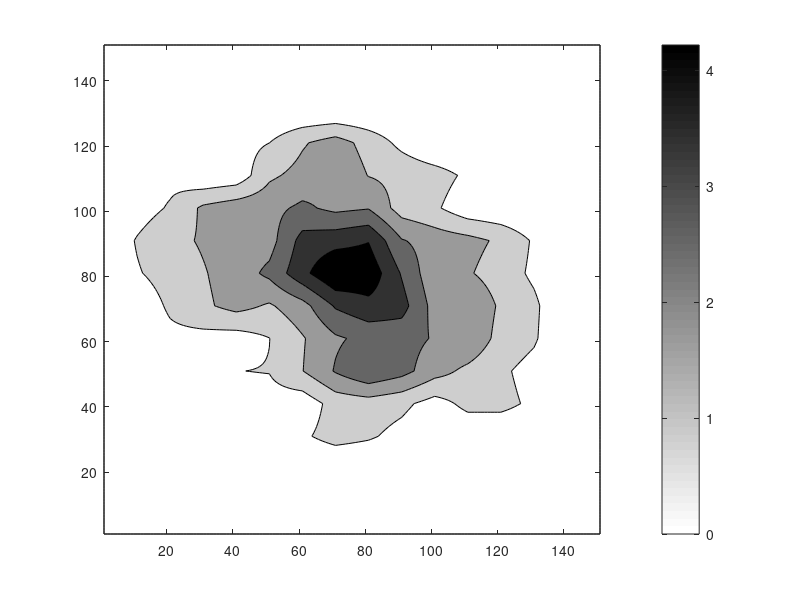
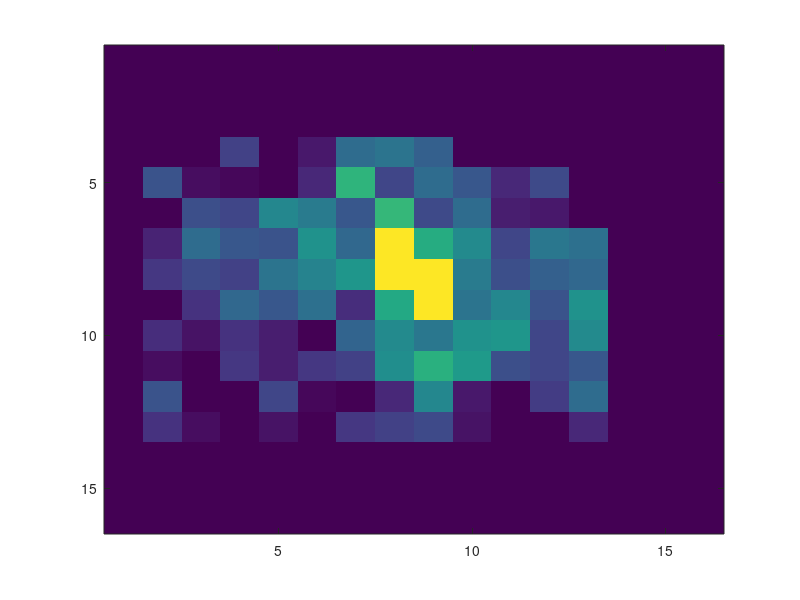

MATLAB code for these plots, in order:
% THIS FILE CAN BE DELETED ONCE I'M GONE
% THANKS, STEVEN POELZING

z=[ 10	5.2632	5.4545	3.9548	3.3981	3.125 	2.2124	2.2523	5.5	   4.1885	7.1429	4.8077	7.1429	9.8361	18.1818	39.1304
5.1724	7.4713	3.8793	1.9011	2.5   	2.1277	2.9032	2.0833	2.6415	4.5455	3.1579	3.2787	5.6911	6.5574	25	25.641
7.2464	4.4118	2.5237	2.0179	3.5714	2.75  	2.7701	2.7607	3.6232	6.6667	2.2113	4.1667	9.0395	5	26.4706	9.0909
6.6667	2.952	   1.1682	3.1621	1.5009	2.4209	4.1002	4.2683	3.8462	4.1139	3.4921	4.5714	3.3445	6.1404	8.8889	16.2162
2.2989	3.9164	2.214 	2.1242	1.9262	2.7322	5.8696	3.2967	4.0625	3.6111	2.6608	3.3755	5	6.8493	14.2857	25.7143
2.8497	1.4257	3.4662	3.3088	4.7619	4.4643	3.6058	6.0109	3.3505	4.0724	2.4818	2.381	      4.5918	6.1538	21.875	12.1951
2.2785	2.6071	4.1045	3.6559	3.5629	5.0239	4	      2.451	   5.6931	4.845	   3.2407	4.4073	4.2184	6.015	26.087	17.1429
2.2779	2.9528	3.3755	5.5416	5.9113	4.7146	5.1852	3.7383	2.0747	4.4444	3.47  	3.8217	4.0404	9.0164	21.6216	26.6667
2.0202	1.9565	2.934 	3.99	   3.6855	4.2411	2.8302	5.5856	3.3457	4.3152	4.7794	3.5581	5.0802	9.9237	14.2857	29.5455
2.5714	2.75  	2.3095	2.8509	2.537 	2.0183	3.9384	4.8822	4.4037	5.0302	5.1064	3.2538	4.886	9.0909	15.625	25.641
4.2345	2.2167	3.2751	3  	   2.5455	2.9463	3.1359	4.9123	5.7613	5.2632	3.4934	3.3097	3.6474	6.7308	31.25	24.3243
2.349	   3.5813   1.8672	1.8904	3.268 	2.1776	2.0548	2.7273	4.7423	2.4	   1.1029	3.1196	4.0816	11.3636	29.0323	18.9189
3.4014	2.8653	2.2124	1.2987	2.2928	1.7742	2.9466	3.1847	3.3932	2.3077	1.7378	1.4019	2.6738	10	23.2558	17.1429
5.7778	5.5	   2.3499	3.125 	2.5751	2.0522	2.8866	2.1186	2.193	   0.77071	1.6556	2.7125	3.5599	8.8235	20.5882	24.4444
5.1813	3.7931	2.7491	1.8809	3.5623	2.2869	1.7647	2.011 	3.0593	1.3889	2.0093	1.7613	3.8298	4.1096	14.2857	17.5
8.4034	2.4691	4.5685	3.2389	4.947		1.3333	1.7241	1.3187	1.8145	1.1494	1.4493	3.1941	5.1282	16	30.4348	15.1515
];
%z1=z;
z=z-2;
z(find(z<0))=0;
z=z-min(min(z));
z(:,14:16)=0;
z(1:3,:)=0;
z(14:16,:)=0;
z(:,1)=0;
z(4,10:12)=0;
z(4:6,13)=0;
z(8,9)=mean([z(8,10),z(9,9),z(8,8),z(8,9),6]);
z(7,8)=6;
z(9,9)=6;
z(8,9)=6;
z(8,5)=2.3;
z(8,4)=1.2;
z(5,2)=1.5;
z(4,2)=0;
z(8,8)=6;
z(11,3)=0;
z1=conv2(z,1/3*ones(1,3),'same');
[x1,y1]=size(z);
[X Y]=meshgrid(1:y1,1:x1);
[xi,yi]=meshgrid(1:(1/10):y1,1:(1/10):x1);
zi = interp2(X,Y,z1,xi,yi); 
%zi=z;
close all
%figure(5)
%surf(X,Y,z1)
sss=find(zi<3);
zi(find(zi>6.0))=6.0;
%[xx yy]=size(zi);
%zi(1,yy)=2.5;

figure(1)
contourf(flipud(zi),5)
%axis off
colormap(1-gray)
colorbar




%figure(2)
%imagesc(zi)
figure(3)
imagesc(z)
%imagesc(((zi(3:end-2,4:end-3))))
